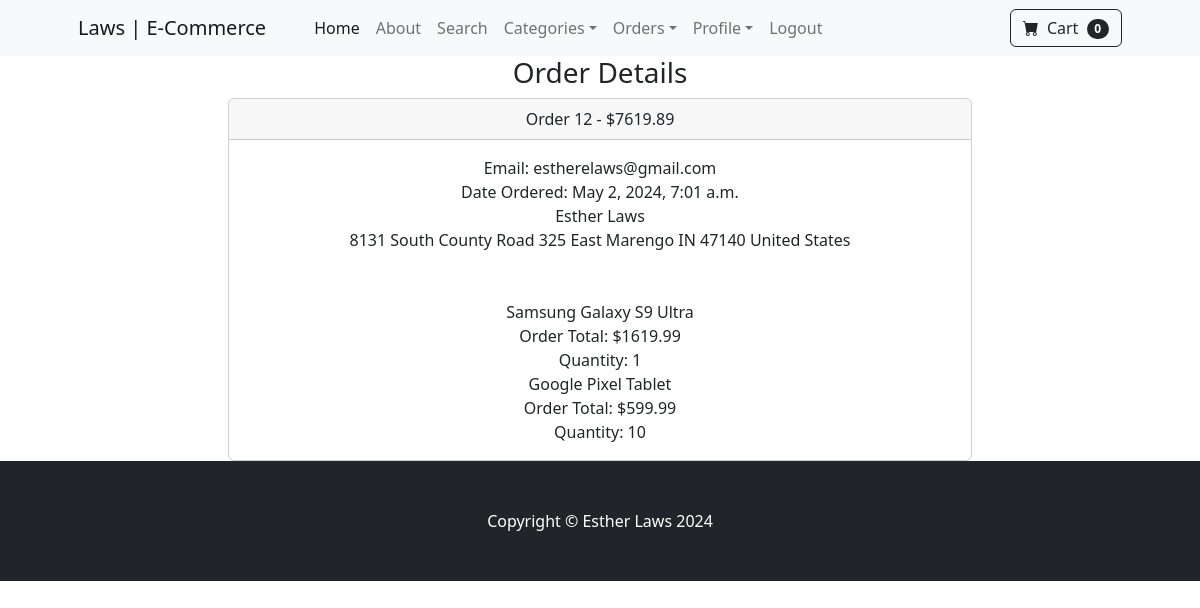
The app's page /payment/order_details/12 (signed in) with its own data.
### payment/models.py (models this page shows, shortened)
class Order(models.Model):
    user = models.ForeignKey(User, on_delete=models.CASCADE, null=True, blank=True)
    full_name = models.CharField(max_length=50)
    email = models.EmailField(max_length=250)
    shipping_address = models.TextField(max_length=500)
    amount_paid = models.DecimalField(max_digits=10, decimal_places=2)
    date_ordered = models.DateTimeField(auto_now_add=True)
    date_shipped = models.DateTimeField(blank=True, null=True)
    shipped = models.BooleanField(default=False)

class OrderItems(models.Model):
    order = models.ForeignKey(Order, on_delete=models.CASCADE, null=True)
    product = models.ForeignKey(Product, on_delete=models.CASCADE, null=True)
    quantity = models.PositiveBigIntegerField(default=1)
    price = models.DecimalField(max_digits=10, decimal_places=2)
    user = models.ForeignKey(User, on_delete=models.CASCADE, null=True)
    class Meta:
        verbose_name_plural = "Order Items"

### store/models.py (models this page shows)
class Product(models.Model):
    name = models.CharField(max_length=100)
    price = models.DecimalField(default=0, decimal_places=2, max_digits=8)
    category = models.ForeignKey(Category, on_delete=models.CASCADE, default=1)
    description = models.CharField(max_length=250, default="", blank=True, null=True)
    image = models.ImageField(upload_to="uploads/product/")
    is_sale = models.BooleanField(default=False)
    sale_price = models.DecimalField(default=0, decimal_places=2, max_digits=8)
    def __str__(self):
        return self.name

### payment/views.py (the view)
# urls.py: path("order_details/<int:pk>", views.order_details, name="order_details"),
def order_details(request, pk):
    if request.user.is_authenticated and request.user.is_superuser:
        order = Order.objects.get(id=pk)
        items = OrderItems.objects.filter(order=pk)
        return render(request, "payment/order_details.html", {
            "order":order,
            "items":items
        })
    else:
        messages.success(request, "Access Denied.")
        return redirect("home")

### cart/cart.py (called while the page is built)
    def __len__(self):
        return len(self.cart)

### cart/context_processors.py (called while the page is built)
def cart(request):
    return {"cart": Cart(request)}

### payment/templates/payment/order_details.html (shortened to what this page needs)
{% extends "base.html" %}
{% block content %}
<div class="container">
  <div class="row">
    <center>
      <div class="col-8">
        <h3>Order Details</h3>
        <div class="card">
            <div class="card-header">
              Order {{ order.id }} - ${{ order.amount_paid}}
            </div>
            <div class="card-body">
            Email: {{ order.email }}<br>
            {% if order.date_shipped %}
            Date Shipped:
            {% else %}
            Date Ordered: {{ order.date_ordered }} <br>
            {% endif %}
            {{ order.full_name }} <br>
            {{ order.shipping_address}} <br>
              <br></br>
            {% for item in items %}
                {{ item.product }} <br>
                Order Total: ${{ item.price }} <br>
                Quantity: {{ item.quantity }} <br>
            {% endfor %}
            </div>
        </div>
      </div>
  </div>
</div>
{% endblock %}

### records on screen
Order: id "12", amount_paid "7619.89", email "estherelaws@gmail.com", date_ordered "May 2, 2024, 7:01 a.m.", full_name "Esther Laws", shipping_address "8131 South County Road 325 East Marengo IN 47140 United States"
OrderItems: product "Samsung Galaxy S9 Ultra", price "1619.99", quantity "1"
OrderItems: product "Google Pixel Tablet", price "599.99", quantity "10"

### other values on screen
{{ cart|length }} "0"
